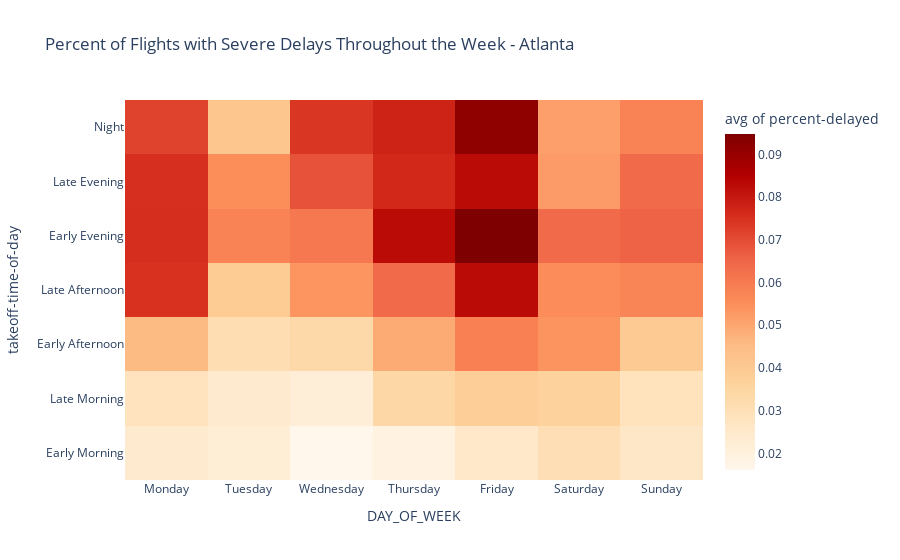

Notebook code for this chart:
### Markdown cell above
### Atlanta Airport Delays throughout the week and day

### Code cell
# Sorting x and y axis orders
order_days = ['Monday', 'Tuesday', 'Wednesday', 'Thursday', 'Friday', 'Saturday', 'Sunday']
order_times = ['Night', 'Late Evening', 'Early Evening', 'Late Afternoon', 'Early Afternoon', 'Late Morning',
                   'Early Morning']


px.density_heatmap(df_by_timeofday_weekday.loc[df_by_timeofday_weekday['ORIGIN'] == 'ATL'],
                             x="DAY_OF_WEEK", y="takeoff-time-of-day", z='percent-delayed', histfunc="avg",
                             color_continuous_scale='OrRd',
                             category_orders={"DAY_OF_WEEK": order_days, "takeoff-time-of-day": order_times},
                             title='Percent of Flights with Severe Delays Throughout the Week - Atlanta')

### Figure 1 — Plotly figure (JSON) as saved in the notebook; plotly's stock layout.template omitted (floating-point values rounded to 4 significant figures)
{"data": [{"coloraxis": "coloraxis", "histfunc": "avg", "hovertemplate": "DAY_OF_WEEK=%{x}<br>takeoff-time-of-day=%{y}<br>avg of percent-delayed=%{z}<extra></extra>", "name": "", "type": "histogram2d", "x": ["Friday", "Friday", "Friday", "Friday", "Friday", "Friday", "Friday", "Monday", "Monday", "Monday", "Monday", "Monday", "Monday", "Monday", "Saturday", "Saturday", "Saturday", "Saturday", "Saturday", "Saturday", "Saturday", "Sunday", "Sunday", "Sunday", "Sunday", "Sunday", "Sunday", "Sunday", "Thursday", "Thursday", "Thursday", "Thursday", "Thursday", "Thursday", "Thursday", "Tuesday", "Tuesday", "Tuesday", "Tuesday", "Tuesday", "Tuesday", "Tuesday", "Wednesday", "Wednesday", "Wednesday", "Wednesday", "Wednesday", "Wednesday", "Wednesday"], "xaxis": "x", "xbingroup": "x", "y": ["Early Afternoon", "Early Evening", "Early Morning", "Late Afternoon", "Late Evening", "Late Morning", "Night", "Early Afternoon", "Early Evening", "Early Morning", "Late Afternoon", "Late Evening", "Late Morning", "Night", "Early Afternoon", "Early Evening", "Early Morning", "Late Afternoon", "Late Evening", "Late Morning", "Night", "Early Afternoon", "Early Evening", "Early Morning", "Late Afternoon", "Late Evening", "Late Morning", "Night", "Early Afternoon", "Early Evening", "Early Morning", "Late Afternoon", "Late Evening", "Late Morning", "Night", "Early Afternoon", "Early Evening", "Early Morning", "Late Afternoon", "Late Evening", "Late Morning", "Night", "Early Afternoon", "Early Evening", "Early Morning", "Late Afternoon", "Late Evening", "Late Morning", "Night"], "yaxis": "y", "ybingroup": "y", "z": [0.05872, 0.0948, 0.02563, 0.08272, 0.08277, 0.03819, 0.09173, 0.04557, 0.07555, 0.02435, 0.07491, 0.07527, 0.02818, 0.07172, 0.05399, 0.06413, 0.03029, 0.05569, 0.05236, 0.0366, 0.05164, 0.03978, 0.06587, 0.02621, 0.05755, 0.06381, 0.02858, 0.05801, 0.04901, 0.08266, 0.01948, 0.06377, 0.07673, 0.03415, 0.07786, 0.0313, 0.05794, 0.02227, 0.03951, 0.05517, 0.02399, 0.04141, 0.03309, 0.06069, 0.01611, 0.05385, 0.0687, 0.02191, 0.07396]}], "layout": {"coloraxis": {"colorbar": {"title": {"text": "avg of percent-delayed"}}, "colorscale": [[0, "rgb(255,247,236)"], [0.125, "rgb(254,232,200)"], [0.25, "rgb(253,212,158)"], [0.375, "rgb(253,187,132)"], [0.5, "rgb(252,141,89)"], [0.625, "rgb(239,101,72)"], [0.75, "rgb(215,48,31)"], [0.875, "rgb(179,0,0)"], [1, "rgb(127,0,0)"]]}, "legend": {"tracegroupgap": 0}, "title": {"text": "Percent of Flights with Severe Delays Throughout the Week - Atlanta"}, "xaxis": {"anchor": "y", "categoryarray": ["Monday", "Tuesday", "Wednesday", "Thursday", "Friday", "Saturday", "Sunday"], "categoryorder": "array", "domain": [0, 1], "title": {"text": "DAY_OF_WEEK"}}, "yaxis": {"anchor": "x", "categoryarray": ["Early Morning", "Late Morning", "Early Afternoon", "Late Afternoon", "Early Evening", "Late Evening", "Night"], "categoryorder": "array", "domain": [0, 1], "title": {"text": "takeoff-time-of-day"}}}}
